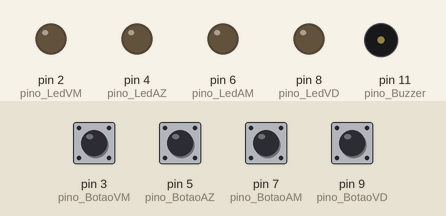
The sketch below on a simulated Arduino Uno, built with avr-gcc and run on an emulated ATmega328P. Shown: output pins drawn as LEDs (lit = HIGH), buzzer (waves = sounding). The test bench sets the inputs (shaded band); at power-on: pin 3 (pino_BotaoVM), pin 5 (pino_BotaoAZ), pin 7 (pino_BotaoAM), pin 9 (pino_BotaoVD) HIGH. Random numbers use the default seed unless the sketch sets one; what the sketch prints to the serial monitor is not drawn.

Above: at 1.27 s.
1.3 s: pin 3 (pino_BotaoVM) pulled LOW for 0.15 s
At 4.4 s:
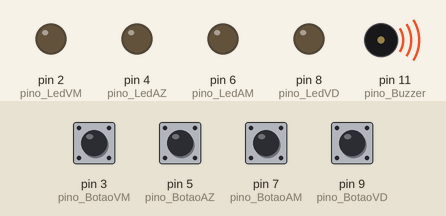
At 11.8 s:
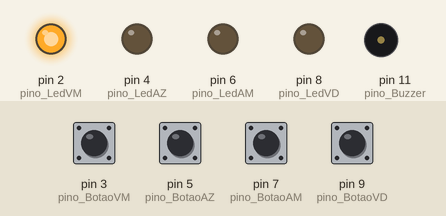
12.6 s: pin 5 (pino_BotaoAZ) pulled LOW for 0.15 s
At 18.7 s:
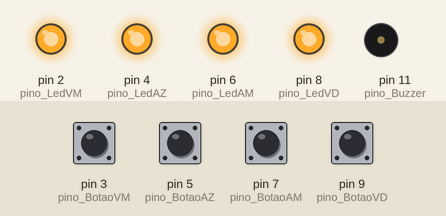
Timing chart, 0 to 21.7 s (numbered marks = the images above; inputs shaded):
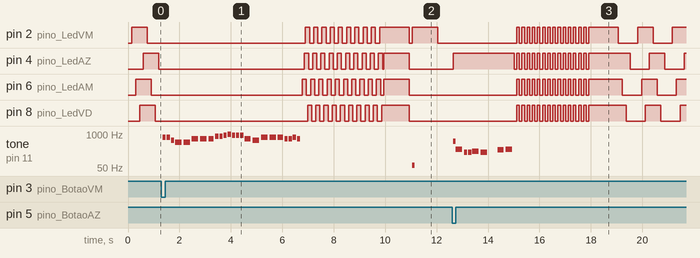

The sketch:

Genius_1.0.ino
```cpp
/*
      Programa Jogo Genius ("Simons Says")
      Jogo é composto de 4 botões com 4 LEDs coloridos. Jogador deve fazer a mesma sequencia de cores proposta pelo Jogo.

      Componentes:
        - Arduino (Qualquer placa);
        - 4 botões tipo "push-button táctil"
        - 4 LEDs coloridos (vermelho, verde, amarelo e azul)
        - 4 Resistores de 220 Ohms (ou valor adequado para o LED selecionado)
        - 1 Buzzer

      Versão 1.0 - Versão inicial com Jogo de 50 posições e alguns efeitos pré e pós jogo - 14/Jan/2021

 *    * Criado por Cleber Borges - FunBots - @cleber.funbots  *     *

      Instagram: https://www.instagram.com/cleber.funbots/
      Facebook: https://www.facebook.com/cleber.funbots
      YouTube: https://www.youtube.com/channel/UCKs2l5weIqgJQxiLj0A6Atw
      Telegram: https://t.me/cleberfunbots

*/

// Notas para os sons
#define NOTE_B0  31
#define NOTE_C1  33
#define NOTE_CS1 35
#define NOTE_D1  37
#define NOTE_DS1 39
#define NOTE_E1  41
#define NOTE_F1  44
#define NOTE_FS1 46
#define NOTE_G1  49
#define NOTE_GS1 52
#define NOTE_A1  55
#define NOTE_AS1 58
#define NOTE_B1  62
#define NOTE_C2  65
#define NOTE_CS2 69
#define NOTE_D2  73
#define NOTE_DS2 78
#define NOTE_E2  82
#define NOTE_F2  87
#define NOTE_FS2 93
#define NOTE_G2  98
#define NOTE_GS2 104
#define NOTE_A2  110
#define NOTE_AS2 117
#define NOTE_B2  123
#define NOTE_C3  131
#define NOTE_CS3 139
#define NOTE_D3  147
#define NOTE_DS3 156
#define NOTE_E3  165
#define NOTE_F3  175
#define NOTE_FS3 185
#define NOTE_G3  196
#define NOTE_GS3 208
#define NOTE_A3  220
#define NOTE_AS3 233
#define NOTE_B3  247
#define NOTE_C4  262
#define NOTE_CS4 277
#define NOTE_D4  294
#define NOTE_DS4 311
#define NOTE_E4  330
#define NOTE_F4  349
#define NOTE_FS4 370
#define NOTE_G4  392
#define NOTE_GS4 415
#define NOTE_A4  440
#define NOTE_AS4 466
#define NOTE_B4  494
#define NOTE_C5  523
#define NOTE_CS5 554
#define NOTE_D5  587
#define NOTE_DS5 622
#define NOTE_E5  659
#define NOTE_F5  698
#define NOTE_FS5 740
#define NOTE_G5  784
#define NOTE_GS5 831
#define NOTE_A5  880
#define NOTE_AS5 932
#define NOTE_B5  988
#define NOTE_C6  1047
#define NOTE_CS6 1109
#define NOTE_D6  1175
#define NOTE_DS6 1245
#define NOTE_E6  1319
#define NOTE_F6  1397
#define NOTE_FS6 1480
#define NOTE_G6  1568
#define NOTE_GS6 1661
#define NOTE_A6  1760
#define NOTE_AS6 1865
#define NOTE_B6  1976
#define NOTE_C7  2093
#define NOTE_CS7 2217
#define NOTE_D7  2349
#define NOTE_DS7 2489
#define NOTE_E7  2637
#define NOTE_F7  2794
#define NOTE_FS7 2960
#define NOTE_G7  3136
#define NOTE_GS7 3322
#define NOTE_A7  3520
#define NOTE_AS7 3729
#define NOTE_B7  3951
#define NOTE_C8  4186
#define NOTE_CS8 4435
#define NOTE_D8  4699
#define NOTE_DS8 4978

// Melodias:
int melody[] = {
  NOTE_C2, NOTE_C3, NOTE_C4, NOTE_C5
};
int melody2[] = {
  NOTE_C4, NOTE_G3, NOTE_G3, NOTE_A3, NOTE_G3, 0, NOTE_B3, NOTE_C4
};
int melody3[] = {
  NOTE_FS5, NOTE_FS5, NOTE_D5, NOTE_B4, NOTE_B4, NOTE_E5,
  NOTE_E5, NOTE_E5, NOTE_GS5, NOTE_GS5, NOTE_A5, NOTE_B5,
  NOTE_A5, NOTE_A5, NOTE_A5, NOTE_E5, NOTE_D5, NOTE_FS5,
  NOTE_FS5, NOTE_FS5, NOTE_E5, NOTE_E5, NOTE_FS5, NOTE_E5
};
int durations3[] = {
  8, 8, 8, 4, 4, 4,
  4, 5, 8, 8, 8, 8,
  8, 8, 8, 4, 4, 4,
  4, 5, 8, 8, 8, 8
};
int songLength = sizeof(melody3)/sizeof(melody3[0]);
int noteDurations[] = {
  4, 8, 8, 4, 4, 4, 4, 4
};
int melody4[] = {NOTE_A4, NOTE_A4, NOTE_A4, NOTE_F4, NOTE_C5, NOTE_A4, NOTE_F4, NOTE_C5, NOTE_A4, NOTE_E5, NOTE_E5, NOTE_E5, NOTE_F5, NOTE_C5, NOTE_A4, NOTE_F4, NOTE_C5, NOTE_A4};
int durations4[]  = {4, 4, 4, 5, 16, 4, 5, 16, 2, 4, 4, 4, 5, 16, 4, 5, 16, 2};
int tuneSize = sizeof(melody4) / sizeof(int);

// Definição de Pinos
#define pino_BotaoVM  3
#define pino_BotaoAM  7
#define pino_BotaoVD  9
#define pino_BotaoAZ  5
#define pino_LedVM    2
#define pino_LedAM    6
#define pino_LedVD    8
#define pino_LedAZ    4
#define pino_Buzzer   11

// Constantes
const int tamMemoria = 50;      // Número máximo de combinações ou fases de jogo
const int tempoCor = 1000;      // tempo de cada cor, 1000 millisegundos

// Variáveis de programa
int statusBotaoVM = 0;      // Status dos botões
int statusBotaoAM = 0;
int statusBotaoVD = 0;
int statusBotaoAZ = 0;

int currentTime = 0;        // temporizadores
int lastTime = 0;

int demoLed = 0;          // Indicador de modo demonstração pré-jogo

int statusJogo = 0;       // 0 = modo demonstração ; 1 = modo Jogo
int memJogo[tamMemoria];  // array com sequencia de cores para jogar responder
int etapaJogo;            // 0 = introdução; 1 = jogo; 2 = perdeu; 3 = ganhou
int faseJogo = 1;         // evolução do jogador, vai até o valor de tamMemoria
int respJogador = 0;       // guarda resposta do jogador
int botaoPress = 0;       // variável para guardar botão pressionado pelo jogador
int perdeuJogo = 0;       // indicador para perdeu o jogo
int tempoJogador = 5000;  // Tempo da vez do jogador, para cada cor

/*
   SETUP
*/
void setup() {
  // Serial para debug
  Serial.begin(9600);

  // Configuração dos pinos
  pinMode(pino_BotaoVM, INPUT_PULLUP);
  pinMode(pino_BotaoAM, INPUT_PULLUP);
  pinMode(pino_BotaoVD, INPUT_PULLUP);
  pinMode(pino_BotaoAZ, INPUT_PULLUP);
  pinMode(pino_LedVM, OUTPUT);
  pinMode(pino_LedAM, OUTPUT);
  pinMode(pino_LedVD, OUTPUT);
  pinMode(pino_LedAZ, OUTPUT);
  pinMode(pino_Buzzer, OUTPUT);

  // Registro de tempo e inicializa randomização
  lastTime = millis();
  randomSeed(analogRead(0));
}

/*
   LOOP
*/
void loop() {
  // Loop fica em dois whiles, ou está no modo pré-jogo (demonstração), ou está no modo jogo
  while (statusJogo != 1) {
    modoDemo();
    leituraBotoes();  // Se pressionar algum botão, sai do modo demo e entra no modo jogo
    Serial.print(".");
  }
  while (statusJogo == 1) {
    modoJogo();
  }
}


/*
***** FUNÇÕES ******
*/
// Função do modo demonstração ou pré-jogo, consiste num efeito dos leds apenas
void modoDemo() {
  currentTime = millis();
  if ((currentTime - lastTime) > 100) {
    demoLed++;
    if (demoLed > 9) {
      demoLed = 1;
    }
    lastTime = currentTime;
  }
  switch (demoLed) {
    case 1:
      apagaLeds();
      digitalWrite(pino_LedVM, HIGH);
      break;
    case 2:
      digitalWrite(pino_LedAM, HIGH);
      break;
    case 3:
      digitalWrite(pino_LedVD, HIGH);
      break;
    case 4:
      digitalWrite(pino_LedAZ, HIGH);
      break;
    case 5:
      digitalWrite(pino_LedVM, LOW);
      break;
    case 6:
      digitalWrite(pino_LedAM, LOW);
      break;
    case 7:
      digitalWrite(pino_LedVD, LOW);
      break;
    case 8:
      digitalWrite(pino_LedAZ, LOW);
      break;
    case 9:
      apagaLeds();
      break;
    default:
      apagaLeds();
      break;
  }
  delay (100);
}

// Função Modo Jogo, dividida em duas partes, inicialização e Jogo propriamente dito
void modoJogo() {
  switch (etapaJogo) {
    case 0:
      inicioJogo();   // Faz efeito de leds de inicialização
      etapaJogo++;
      break;
    case 1:
      turnoArduino();
      turnoJogador();
      break;
  }
  delay (100);
}

// Função de efeitos de início do jogo e carregamento da memória
void inicioJogo() {
  Serial.println("Iniciando Jogo...");
  somInicio();
  for (int i = 0; i < 10; i++) {
    digitalWrite(pino_LedVM, LOW);
    delay(40);

    digitalWrite(pino_LedAM, HIGH);
    delay(40);
    //somInicio();
    digitalWrite(pino_LedVD, LOW);
    delay(40);
    //somInicio();
    digitalWrite(pino_LedAZ, HIGH);
    delay(40);
    // somInicio();
    digitalWrite(pino_LedVM, HIGH);
    delay(40);
    // somInicio();
    digitalWrite(pino_LedAM, LOW);
    delay(40);
    //  somInicio();
    digitalWrite(pino_LedVD, HIGH);
    delay(40);
    // somInicio();
    digitalWrite(pino_LedAZ, LOW);
    delay(40);
  }
  digitalWrite(pino_LedAM, HIGH);
  digitalWrite(pino_LedAZ, HIGH);
  delay(1000);

  // sorteia memoria
  for (int i = 0; i < tamMemoria ; i++) {
    memJogo[i] = random(1, 5);              // randomiza cores: 1 = Verm; 2 = Amar; 3 = Verd; 4 = Azul
  }

  // Zera variáveis
  apagaLeds();
  respJogador = 0;
  perdeuJogo = 0;
  faseJogo = 1;
}

// Função de Jogo para turno do Arduino, acender os Leds conforme memória e fase atual
void turnoArduino() {
  Serial.print("Turno Arduino, Fase: ");
  Serial.println(faseJogo);       // variável faseJogo é o quanto o Jogador vai avançando, Arduino exibe até onde Jogador está

  for (int i = 0; i < faseJogo ; i++) {
    switch (memJogo[i]) {
      case 1:
        acendeLeds(1, 0, 0, 0);
        break;
      case 2:
        acendeLeds(0, 1, 0, 0);
        break;
      case 3:
        acendeLeds(0, 0, 1, 0);
        break;
      case 4:
        acendeLeds(0, 0, 0, 1);
        break;
      default:
        acendeLeds(0, 0, 0, 0);
        break;
    }
    delay(tempoCor);
    apagaLeds();
    delay(100);
  }
}

// Função de Jogo para o turno do Jogador,
void turnoJogador() {
  Serial.print("Turno Jogador, Fase: ");
  Serial.println(faseJogo);
  int terminoTurno = 0;

  // Para cada fase alcançada, jogador tem que repetir sequencia do Arduino
  for (int i = 0 ; i < faseJogo ; i++) {
    botaoPress = leituraBotoesJogo(i);    // Checa botão pressionado pelo jogador
    if (botaoPress == 1) {    // Pressionou corretamente
      Serial.println("Resposta certa");
      terminoTurno = 1;
      delay (100);
    } else {                  // Errou
      Serial.println("Resposta errada, Perdeu o jogo!");
      perdeuJogo == 1;
      statusJogo = 0;
      etapaJogo = 0;
      perdeJogo();
      break;
    }
  }
  delay(500);
  faseJogo++;             // Incrementa fase
  if (faseJogo == memJogo) {
    ganhouJogo();     // ganhou jogo e faz efeito do ganhador
  }
}

// Função para ler botões no modo demonstação, com lógica para sair do modo se pressionou botão
void leituraBotoes() {
  statusBotaoVM = !digitalRead(pino_BotaoVM);
  statusBotaoAM = !digitalRead(pino_BotaoAM);
  statusBotaoVD = !digitalRead(pino_BotaoVD);
  statusBotaoAZ = !digitalRead(pino_BotaoAZ);
  if (statusJogo == 0) {
    if (statusBotaoVM || statusBotaoAM || statusBotaoVD || statusBotaoAZ) { // algum botão foi pressionado
      apagaLeds();
      demoLed = 1;
      statusJogo = 1;
    }
  }
  delay(50);
}

// Função para leitura dos botões durante jogo, inclui debounce para evitar leituras espúrias
int leituraBotoesJogo(int fase) {
  int botao = 0;
  int debounce = 0;
  int tempoTurno = 0;
  int inicioTurno = millis();
  while (botao == 0 || debounce == 0) {   // fica dentro do while enquanto não pressionar botão e debounce acabar
    statusBotaoVM = !digitalRead(pino_BotaoVM);
    statusBotaoAM = !digitalRead(pino_BotaoAM);
    statusBotaoVD = !digitalRead(pino_BotaoVD);
    statusBotaoAZ = !digitalRead(pino_BotaoAZ);
    if (statusBotaoVM) botao = 1;
    if (statusBotaoAM) botao = 2;
    if (statusBotaoVD) botao = 3;
    if (statusBotaoAZ) botao = 4;
    acendeLeds(statusBotaoVM, statusBotaoAM, statusBotaoVD, statusBotaoAZ);
    // Faz debounce, só sai do while se botão foi depressionado
    if (statusBotaoVM == 0 && statusBotaoAM  == 0 && statusBotaoAM  == 0 && statusBotaoAM  == 0 && botao > 0 ) {
      debounce = 1;
    }
    delay(100);
    tempoTurno = millis();
    if ((tempoTurno - inicioTurno) > tempoJogador) return 0;  // Tempo de 5 segundos excedido
  }
  // confere se botão pressionado foi o correto e retorna com resultado
  if (botao == memJogo[fase]) {
    return 1;     // Acertou
  } else {
    return 0;     // Errou
  }
}

// Função com efeitos de Perdeu o Jogo
void perdeJogo() {
  somPerdeu();
  for (int i = 0; i < 15; i++) {
    digitalWrite(pino_LedVM, LOW);
    digitalWrite(pino_LedAM, LOW);
    digitalWrite(pino_LedVD, LOW);
    digitalWrite(pino_LedAZ, LOW);
    delay(100);
    digitalWrite(pino_LedVM, HIGH);
    digitalWrite(pino_LedAM, HIGH);
    digitalWrite(pino_LedVD, HIGH);
    digitalWrite(pino_LedAZ, HIGH);
    delay(100);
  }
}

// Função com efeitos de Ganhou o Jogo
void ganhouJogo() {
  somGanhou();
  for (int i = 0; i < 20; i++) {
    digitalWrite(pino_LedVM, LOW);
    delay(40);
    digitalWrite(pino_LedAM, HIGH);
    delay(40);
    digitalWrite(pino_LedVD, LOW);
    delay(40);
    digitalWrite(pino_LedAZ, HIGH);
    delay(40);
    digitalWrite(pino_LedVM, HIGH);
    delay(40);
    digitalWrite(pino_LedAM, LOW);
    delay(40);
    digitalWrite(pino_LedVD, HIGH);
    delay(40);
    digitalWrite(pino_LedAZ, LOW);
    delay(40);
  }
}

// Função para acender os Leds, conforme status passado pelas variáveis
void acendeLeds(int ledVM, int ledAM, int ledVD, int ledAZ) {
  digitalWrite(pino_LedVM, ledVM);
  digitalWrite(pino_LedAM, ledAM);
  digitalWrite(pino_LedVD, ledVD);
  digitalWrite(pino_LedAZ, ledAZ);
  if (ledVM) somVM();
  if (ledAM) somAM();
  if (ledVD) somVD();
  if (ledAZ) somAZ();
}

// Função para apagar todos os Leds
void apagaLeds() {
  digitalWrite(pino_LedVM, LOW);
  digitalWrite(pino_LedAM, LOW);
  digitalWrite(pino_LedVD, LOW);
  digitalWrite(pino_LedAZ, LOW);
}

// Funções de Sons
void somVM() {
  tone(pino_Buzzer, melody[0], 100);
}

void somAM() {
  tone(pino_Buzzer, melody[1], 100);
}

void somVD() {
  tone(pino_Buzzer, melody[2], 100);
}

void somAZ() {
  tone(pino_Buzzer, melody[3], 100);
}

void somInicio() {
  for (int thisNote = 0; thisNote < songLength; thisNote++) {
    int duration = 1000 / durations3[thisNote];
    tone(pino_Buzzer, melody3[thisNote], duration);
    int pause = duration * 1.3;
    delay(pause);
    noTone(pino_Buzzer);
  }
}

void somPerdeu() {
  for (int thisNote = 0; thisNote < 8; thisNote++) {
    int noteDuration = 1000 / noteDurations[thisNote];
    tone(pino_Buzzer, melody2[thisNote], noteDuration);
    int pauseBetweenNotes = noteDuration * 1.30;
    delay(pauseBetweenNotes);
    noTone(pino_Buzzer);
  }
}

void somGanhou() {
  for (int thisNote = 0; thisNote < tuneSize; thisNote++) {
    int noteDuration = (int)((1000 * (60 * 4 / 120)) / durations4[thisNote] + 0.);
    tone(pino_Buzzer, melody4[thisNote],noteDuration);
    int pauseBetweenNotes = noteDuration * 1.20;
    delay(pauseBetweenNotes);
    noTone(pino_Buzzer);
  }
}
```

Measured:
- after the input at 1.3 s, tone on pin 11 (pino_Buzzer): plays 740 Hz for 0.13 s, 740 Hz for 0.13 s, 587 Hz for 0.13 s, 494 Hz for 0.25 s, 494 Hz for 0.25 s, 659 Hz for 0.25 s … (25 notes in this stretch), starting after 0.05 s
